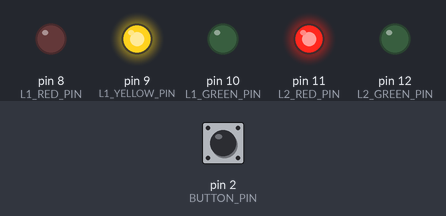
This sketch was run on a simulated Arduino Uno, built with avr-gcc and run on an emulated ATmega328P. On the bench: output pins drawn as LEDs (lit = HIGH). The test bench sets the inputs (shaded band); at power-on: pin 2 (BUTTON_PIN) HIGH.

Above: at 1.2 s.
1.3 s: pin 2 (BUTTON_PIN) pulled LOW for 0.15 s
At 2.8 s:
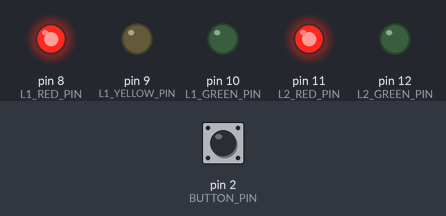
At 3.8 s:
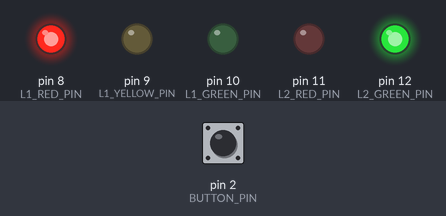
4.4 s: pin 2 (BUTTON_PIN) pulled LOW for 1 s
At 5.4 s:
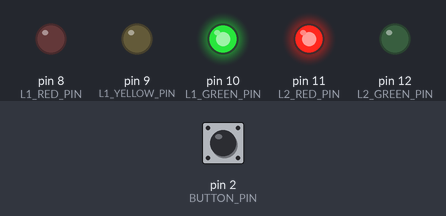
8.4 s: pin 2 (BUTTON_PIN) pulled LOW for 3.2 s
Timing chart, 0 to 20.6 s (numbered marks = the images above; inputs shaded):
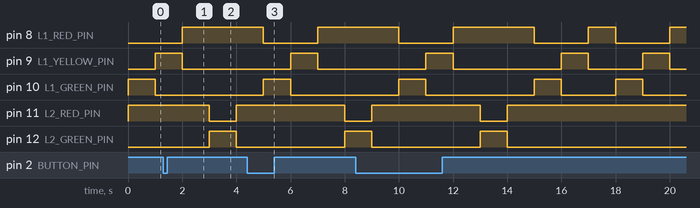

Measured:
- after the input at 1.3 s, pin 8 (L1_RED_PIN): goes on until 2.0 s, then stays HIGH; pin 9 (L1_YELLOW_PIN): goes on until 2.0 s, then stays LOW; pin 10 (L1_GREEN_PIN): stays LOW (without the input it goes to HIGH after 1.7 s); pin 11 (L2_RED_PIN): HIGH → LOW after 1.7 s, → HIGH 1.0 s later; pin 12 (L2_GREEN_PIN): LOW → HIGH after 1.7 s, → LOW 1.0 s later
- after the input at 4.4 s, pin 8 (L1_RED_PIN): goes on until 7.0 s, then stays HIGH; pin 10 (L1_GREEN_PIN): goes on until 6.0 s, then stays LOW; pin 11 (L2_RED_PIN): HIGH → LOW after 3.6 s; pin 12 (L2_GREEN_PIN): LOW → HIGH after 3.6 s

The sketch:

12.Pedestrian_Traffic_Lights.ino
```cpp
const int L1_RED_PIN = 8;
const int L1_YELLOW_PIN = 9;
const int L1_GREEN_PIN = 10;

const int L2_RED_PIN = 11;
const int L2_GREEN_PIN = 12;

const int BUTTON_PIN = 2;

volatile int request = false;

void setup() {
  pinMode(BUTTON_PIN, INPUT_PULLUP);

  pinMode(L1_RED_PIN, OUTPUT);
  pinMode(L1_YELLOW_PIN, OUTPUT);
  pinMode(L1_GREEN_PIN, OUTPUT);
  pinMode(L2_RED_PIN, OUTPUT);
  pinMode(L2_GREEN_PIN, OUTPUT);

  attachInterrupt(0,changeLight,RISING);

  digitalWrite(L1_RED_PIN, LOW);
  digitalWrite(L1_YELLOW_PIN, LOW);
  digitalWrite(L1_GREEN_PIN, HIGH);

  digitalWrite(L2_RED_PIN, HIGH);
  digitalWrite(L2_GREEN_PIN, LOW);

  request = false;
}

void loop()
{

  digitalWrite(L2_RED_PIN, HIGH);
  digitalWrite(L1_RED_PIN, LOW);
  digitalWrite(L1_YELLOW_PIN, LOW);
  digitalWrite(L1_GREEN_PIN, HIGH);
  delay(1000);


  digitalWrite(L2_RED_PIN, HIGH);
  digitalWrite(L1_RED_PIN, LOW);
  digitalWrite(L1_YELLOW_PIN, HIGH);
  digitalWrite(L1_GREEN_PIN, LOW);
  delay(1000);

  digitalWrite(L1_RED_PIN, HIGH);
  digitalWrite(L1_YELLOW_PIN, LOW);
  digitalWrite(L1_GREEN_PIN, LOW);
  delay(1000);

  if (request == true) {
    digitalWrite(L2_RED_PIN, LOW);
    digitalWrite(L2_GREEN_PIN, HIGH);
    delay(1000);

    digitalWrite(L2_RED_PIN, HIGH);
    digitalWrite(L2_GREEN_PIN, LOW);
    delay(1000);

    request = false;
  }
}

void changeLight() {
  request = true;
}
```
